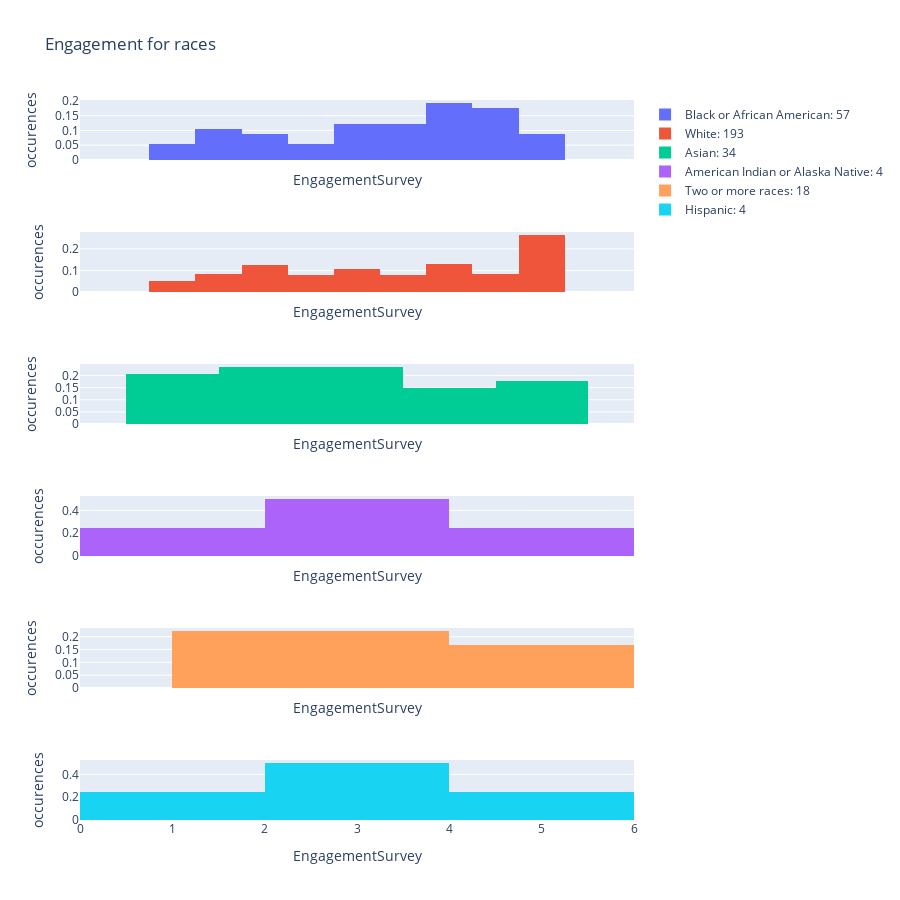

This figure's notebook cell:
### Markdown cell above
## Race and engagement

### Code cell
fig = hist(hr, "RaceDesc", "EngagementSurvey", "Engagement for races", color)
fig.update_layout(height=900, width=900)
fig.show()

### Figure 1 — Plotly figure (JSON) as saved in the notebook; plotly's stock layout.template omitted (floating-point values rounded to 4 significant figures; data arrays with more than 128 entries replaced by an {"elided": "..."} marker saying what was removed)
{"data": [{"histnorm": "probability", "marker": {"color": "#636EFA"}, "name": "Black or African American: 57", "type": "histogram", "x": [2.04, 5, 3.14, 3.97, 4.53, 2, 1.64, 2.94, 4.2, 3.69, 2.02, 2.06, 4.94, 4.33, 4.28, 2.19, 3.02, 3.76, 4.3, 3.73, 1.18, 5, 3.88, 4.21, 3.66, 5, 3.51, 4.43, 1.66, 4.18, 1.12, 3.58, 2.79, 2.83, 1.42, 3.93, 3.73, 4.25, 3.97, 2.61, 3.54, 4.51, 4.35, 1.49, 1.64, 4.62, 3.11, 2.55, 4.29, 4, 1.62, 4.15, 3.79, 2.55, 1.11, 5, 2.94], "xaxis": "x", "yaxis": "y"}, {"histnorm": "probability", "marker": {"color": "#EF553B"}, "name": "White: 193", "type": "histogram", "x": {"elided": "193 float values"}, "xaxis": "x2", "yaxis": "y2"}, {"histnorm": "probability", "marker": {"color": "#00CC96"}, "name": "Asian: 34", "type": "histogram", "x": [3.8, 1.77, 3.75, 3.71, 3.39, 2.34, 3.38, 1.12, 4.29, 1.24, 1.83, 2.77, 1.39, 2.39, 1.98, 2.61, 1.71, 4.88, 3.17, 1.09, 4.36, 5, 1.03, 2.61, 4.52, 5, 2.09, 5, 3.42, 1.53, 1.1, 5, 3.27, 1.06], "xaxis": "x3", "yaxis": "y3"}, {"histnorm": "probability", "marker": {"color": "#AB63FA"}, "name": "American Indian or Alaska Native: 4", "type": "histogram", "x": [3.6, 1.83, 4.6, 2.57], "xaxis": "x4", "yaxis": "y4"}, {"histnorm": "probability", "marker": {"color": "#FFA15A"}, "name": "Two or more races: 18", "type": "histogram", "x": [3.65, 4.5, 1.93, 2.81, 2.91, 5, 2.51, 4.64, 3.39, 4.46, 1.41, 1.44, 3.09, 1.05, 5, 2.52, 5, 3.96], "xaxis": "x5", "yaxis": "y5"}, {"histnorm": "probability", "marker": {"color": "#19D3F3"}, "name": "Hispanic: 4", "type": "histogram", "x": [2.39, 4.37, 1.79, 2.5], "xaxis": "x6", "yaxis": "y6"}], "layout": {"height": 900, "title": {"text": "Engagement for races"}, "width": 900, "xaxis": {"anchor": "y", "domain": [0, 1], "matches": "x6", "showticklabels": false, "title": {"text": "EngagementSurvey"}}, "xaxis2": {"anchor": "y2", "domain": [0, 1], "matches": "x6", "showticklabels": false, "title": {"text": "EngagementSurvey"}}, "xaxis3": {"anchor": "y3", "domain": [0, 1], "matches": "x6", "showticklabels": false, "title": {"text": "EngagementSurvey"}}, "xaxis4": {"anchor": "y4", "domain": [0, 1], "matches": "x6", "showticklabels": false, "title": {"text": "EngagementSurvey"}}, "xaxis5": {"anchor": "y5", "domain": [0, 1], "matches": "x6", "showticklabels": false, "title": {"text": "EngagementSurvey"}}, "xaxis6": {"anchor": "y6", "domain": [0, 1], "title": {"text": "EngagementSurvey"}}, "yaxis": {"anchor": "x", "domain": [0.9167, 1], "title": {"text": "occurences"}}, "yaxis2": {"anchor": "x2", "domain": [0.7333, 0.8167], "title": {"text": "occurences"}}, "yaxis3": {"anchor": "x3", "domain": [0.55, 0.6333], "title": {"text": "occurences"}}, "yaxis4": {"anchor": "x4", "domain": [0.3667, 0.45], "title": {"text": "occurences"}}, "yaxis5": {"anchor": "x5", "domain": [0.1833, 0.2667], "title": {"text": "occurences"}}, "yaxis6": {"anchor": "x6", "domain": [0, 0.08333], "title": {"text": "occurences"}}}}
